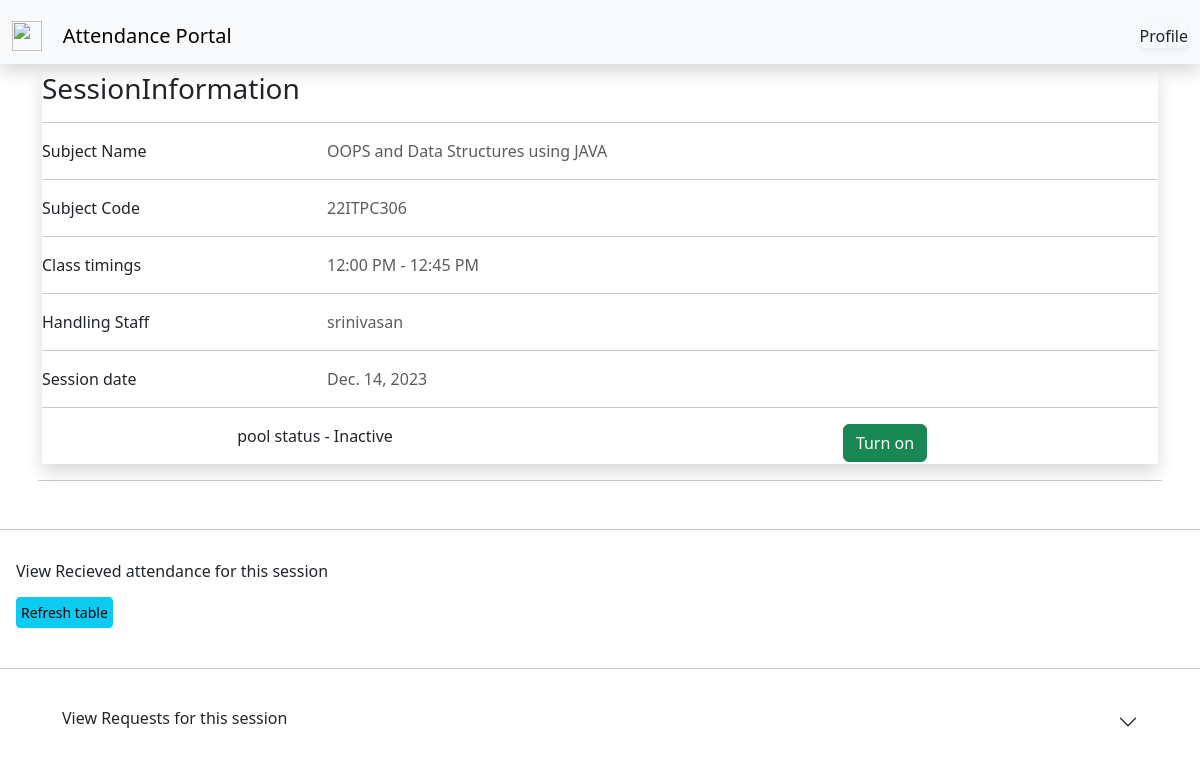
Page /Staffs/view/pool/9/ on the committed database.
### user/models.py (models this page shows, shortened)
class attendance_pool(models.Model):
    start_time = models.TimeField()
    end_time = models.TimeField()
    created_by = models.ForeignKey(User, on_delete=models.CASCADE)
    subject = models.ForeignKey(subject,on_delete=models.CASCADE)#here try to apply the filtering of subjets based on the department or the associating sebjects handled by the staff so the list will be shortened
    recieved_attendance = models.IntegerField(blank = True,null = False,default=0)
    is_alive = models.BooleanField(null=True,blank=False,default=True)
    latitude = models.FloatField(null=True, blank=True)
    longitude = models.FloatField(null=True, blank=True)
    datefield = models.DateField(auto_now_add=True)
    def duration_display(self):
        start_time_display = self.start_time.strftime('%I:%M %p')  # %I for 12-hour format, %p for AM/PM
        end_time_display = self.end_time.strftime('%I:%M %p')
        return f"{start_time_display} - {end_time_display}"

class subject(models.Model):
    dept = models.CharField(max_length=45,choices=dept_choices,blank = False,null=False)
    sem = models.IntegerField(choices=sem_choices,blank = False,null=False)
    subject_name = models.CharField(max_length=45,blank=False,null=True)
    subject_code = models.CharField(max_length=10,blank=False,null=True,unique=True)
    type = models.CharField(max_length=45,choices=sub_type_choices,blank=False,null = False)
    handling_staff = models.ForeignKey(User,on_delete=models.CASCADE,null = True)#here try to add only the teacher role users so when selecting handling staffs it wont be lenghty and if it possible try to implement the dept and sem table so we can sort out

class User(AbstractUser):
    dept = models.CharField(max_length=10, choices=dept_choices, blank=True, null=True)
    sem = models.IntegerField(choices = sem_choices,blank = True,null = True)
    role = models.CharField(max_length=10, choices=role_choices, default="Student", blank=False, null=False)
    userid = models.BigIntegerField(blank = False,null = True)
    class Meta:
        constraints = [
            models.UniqueConstraint(fields=['userid'], name='unique_user_id'),
        ]

### staff/views.py (the view)
# urls.py: path('view/pool/<int:pk>/',staffs_pool_view.as_view(),name = "staffs_pool_view"),
class staffs_pool_view(View):
    def get(self, request, *args, **kwargs):
        pk = kwargs.get('pk')
        current_pool = attendance_pool.objects.get(id = pk)
        result_data = attendance.objects.filter(pool = current_pool)
        template_name = "staff_pool_view.html"
        return render(request,template_name, {"pool":current_pool,"result_data":result_data})

### templates/staff_pool_view.html (shortened to what this page needs)
{% extends 'base.html' %}
{% block jsscript %}
<link rel="stylesheet" href="https://cdn.datatables.net/1.13.7/css/jquery.dataTables.css" />
{% endblock %}
{% block login %}
    <a class="nav-item nav-link ml-3 pl-2 btn btn-light rounded-lg border-info shadow-sm" href="{% url 'staffs' %}">Profile</a>
{% endblock %}
{% block content %}
<div class ="container  mr-3 mt-1 p-2  rounded">
  <div class="card-body mx-1 mt-1 shadow">
    <h1 class="h3 mb-2 font-weight-normal card-title">SessionInformation</h1>
    <hr>
    <div class="row">
      <div class="col-sm-3">
        <p class="mb-0">Subject Name</p>
      </div>
      <div class="col-sm-9">
        <p class="text-muted mb-0">{{pool.subject.subject_name}}</p>
      </div>
    </div>
    <hr>
    <div class="row">
      <div class="col-sm-3">
        <p class="mb-0">Subject Code</p>
      </div>
      <div class="col-sm-9">
        <p class="text-muted mb-0">{{pool.subject.subject_code}}</p>
      </div>
    </div>
    <hr>
    <div class="row">
      <div class="col-sm-3">
        <p class="mb-0">Class timings</p>
      </div>
      <div class="col-sm-9">
        <p class="text-muted mb-0">{{pool.duration_display}}</p>
      </div>
    </div>
    <hr>
    <div class="row">
      <div class="col-sm-3">
        <p class="mb-0">Handling Staff</p>
      </div>
      <div class="col-sm-9">
        <p class="text-muted mb-0">{{pool.subject.handling_staff.username}}</p>
      </div>
    </div>
    <hr>
    <div class="row">
      <div class="col-sm-3">
        <p class="mb-0">Session date</p>
      </div>
      <div class="col-sm-9">
        <p class="text-muted mb-0">{{pool.datefield}}</p>
      </div>
    </div>
    <hr>
    {% if pool.is_alive %}
      <div class="row text-center">
        <div class="col-sm-6">
          <p class="mb-3 font-serif">pool status - Active</p>
        </div>
        <div class="col-sm-6">
          <p class="text-muted mb-0"><a class = "btn btn-danger" href="{% url 'turnoff' pk=pool.id %}">Turn off</a></p>
        </div>
      </div>
    <hr>
  </div>
  {% else %}
    <div class="row text-center">
      <div class="col-sm-6">
        <p class="mb-3 font-serif">pool status - Inactive</p>
      </div>
      <div class="col-sm-6">
        <p class="text-muted mb-0"><a class = "btn btn-success" href="{% url 'turnon' pk=pool.id %}">Turn on</a></p>
      </div>
    </div>
    </div>
  <hr>
  </div>
  {% endif %}
<hr class = "shadow my-4">
    <div class = "container my-3 mx-2 p-2" id = "attendance table">
      <div class = "mb-3">
        <h6 class="font-weight-normal font-serif">View Recieved attendance for this session</h6>
      </div>
      <button id = "refresh-data" class = "btn btn-sm btn-info p-1">Refresh table</button>
    </div>
<hr class = "shadow my-4">
<div id = "requestSection" class = "container my-3  text-start">
    <div class="accordion accordion-flush" id="accordionFlushExample">
      <div class="accordion-item">
        <h2 class="accordion-header" id="flush-headingOne">
          <button class="accordion-button collapsed" type="button" data-bs-toggle="collapse" data-bs-target="#flush-collapseOne" aria-expanded="false" aria-controls="flush-collapseOne">
            <h6 class="font-weight-normal">View Requests for this session</h6>
          </button>
        </h2>
      </div>
    </div>
</div>
{% endblock %}

### rows in the picture
attendance_pool: subject.subject_name "OOPS and Data Structures using JAVA", subject.subject_code "22ITPC306", duration_display "12:00 PM - 12:45 PM", subject.handling_staff.username "srinivasan", datefield "Dec. 14, 2023"
